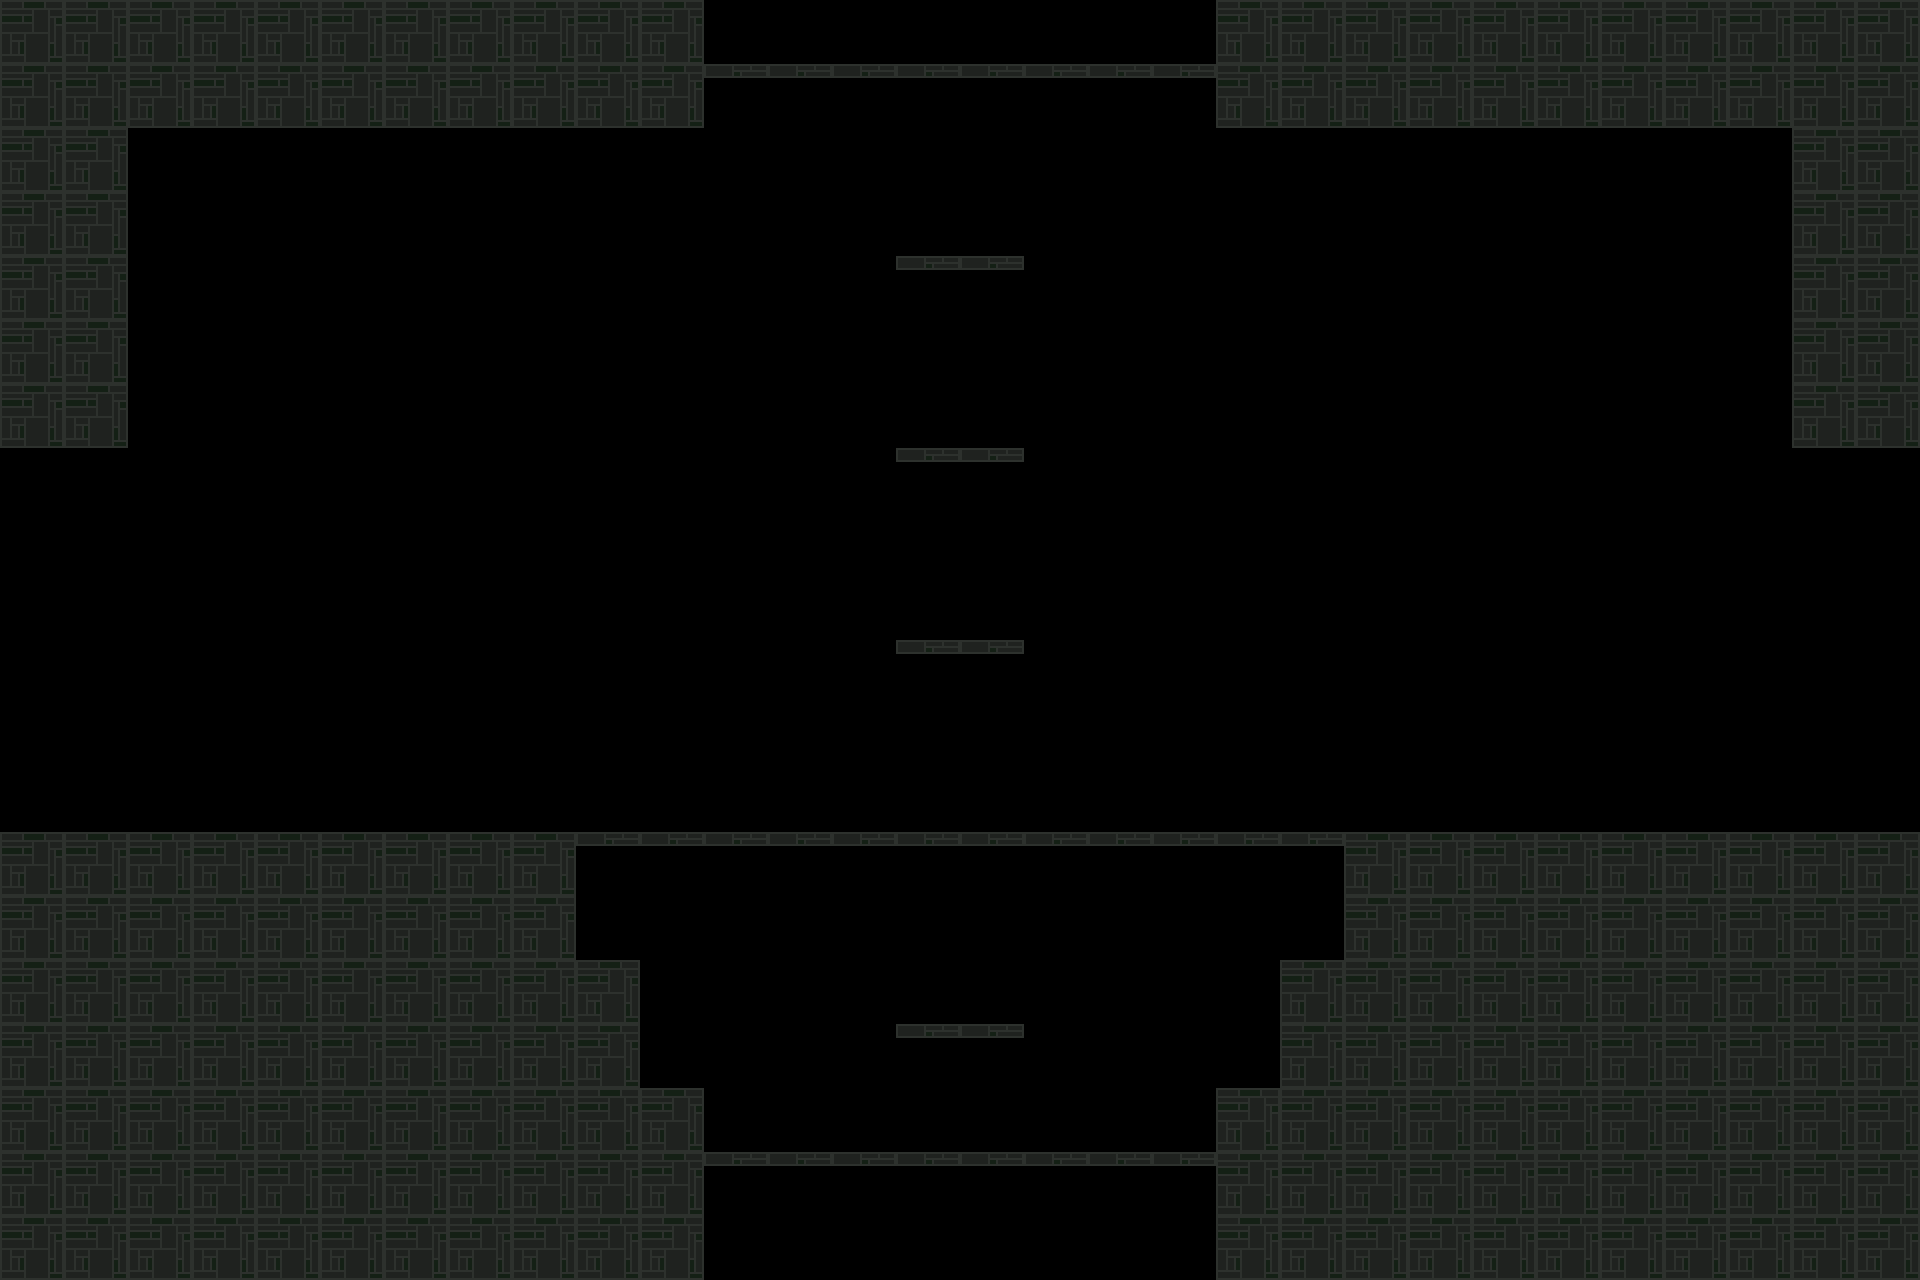

A 2D game scene composited from a Tiled map and its tileset images. What follows is a short description and the map's XML, with each tile layer's data collapsed to a summary:
An orthogonal 30x20 tile map with 64x64 px tiles, 1 tile layer (Tile Layer 1).

<map version="1.10" tiledversion="1.10.2" orientation="orthogonal" renderorder="right-down" width="30" height="20" tilewidth="64" tileheight="64" infinite="0" nextlayerid="2" nextobjectid="1">
 <tileset firstgid="1" name="tilemap" tilewidth="64" tileheight="64" tilecount="10" columns="10">
  <image source="tilemap.png" width="640" height="64" />
 </tileset>
 <layer id="1" name="Tile Layer 1" width="30" height="20">
  <data>[600 cells, 600 non-empty, 3 distinct tile ids]</data>
 </layer>
</map>
